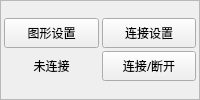
         <widget class="QFrame" name="frameSystemSetting">
          <property name="minimumSize">
           <size>
            <width>0</width>
            <height>0</height>
           </size>
          </property>
          <property name="font">
           <font>
            <family>Sarasa Fixed SC SemiBold</family>
           </font>
          </property>
          <property name="frameShape">
           <enum>QFrame::StyledPanel</enum>
          </property>
          <property name="frameShadow">
           <enum>QFrame::Plain</enum>
          </property>
          <layout class="QVBoxLayout" name="verticalLayout_13" stretch="0">
           <property name="leftMargin">
            <number>3</number>
           </property>
           <property name="topMargin">
            <number>3</number>
           </property>
           <property name="rightMargin">
            <number>3</number>
           </property>
           <property name="bottomMargin">
            <number>3</number>
           </property>
           <item>
            <layout class="QVBoxLayout" name="verticalLayout_14">
             <property name="spacing">
              <number>3</number>
             </property>
             <item>
              <layout class="QHBoxLayout" name="horizontalLayout_21">
               <property name="topMargin">
                <number>0</number>
               </property>
               <item>
                <widget class="QPushButton" name="btnGraphics">
                 <property name="minimumSize">
                  <size>
                   <width>0</width>
                   <height>30</height>
                  </size>
                 </property>
                 <property name="maximumSize">
                  <size>
                   <width>999</width>
                   <height>16777215</height>
                  </size>
                 </property>
                 <property name="font">
                  <font>
                   <family>Sarasa Fixed SC SemiBold</family>
                  </font>
                 </property>
                 <property name="text">
                  <string>图形设置</string>
                 </property>
                </widget>
               </item>
               <item>
                <widget class="QPushButton" name="btnSettings">
                 <property name="minimumSize">
                  <size>
                   <width>0</width>
                   <height>30</height>
                  </size>
                 </property>
                 <property name="maximumSize">
                  <size>
                   <width>999</width>
                   <height>16777215</height>
                  </size>
                 </property>
                 <property name="font">
                  <font>
                   <family>Sarasa Fixed SC SemiBold</family>
                  </font>
                 </property>
                 <property name="text">
                  <string>连接设置</string>
                 </property>
                </widget>
               </item>
              </layout>
             </item>
             <item>
              <layout class="QHBoxLayout" name="horizontalLayout_12" stretch="1,1">
               <item>
                <widget class="QLabel" name="labelConnectState">
                 <property name="font">
                  <font>
                   <family>Sarasa Fixed SC SemiBold</family>
                   <italic>false</italic>
                   <bold>false</bold>
                  </font>
                 </property>
                 <property name="text">
                  <string>未连接</string>
                 </property>
                 <property name="textFormat">
                  <enum>Qt::AutoText</enum>
                 </property>
                 <property name="alignment">
                  <set>Qt::AlignCenter</set>
                 </property>
                 <property name="margin">
                  <number>3</number>
                 </property>
                </widget>
               </item>
               <item>
                <widget class="QPushButton" name="btnConnect">
                 <property name="minimumSize">
                  <size>
                   <width>0</width>
                   <height>30</height>
                  </size>
                 </property>
                 <property name="font">
                  <font>
                   <family>Sarasa Fixed SC SemiBold</family>
                  </font>
                 </property>
                 <property name="text">
                  <string>连接/断开</string>
                 </property>
                </widget>
               </item>
              </layout>
             </item>
            </layout>
           </item>
          </layout>
         </widget>
